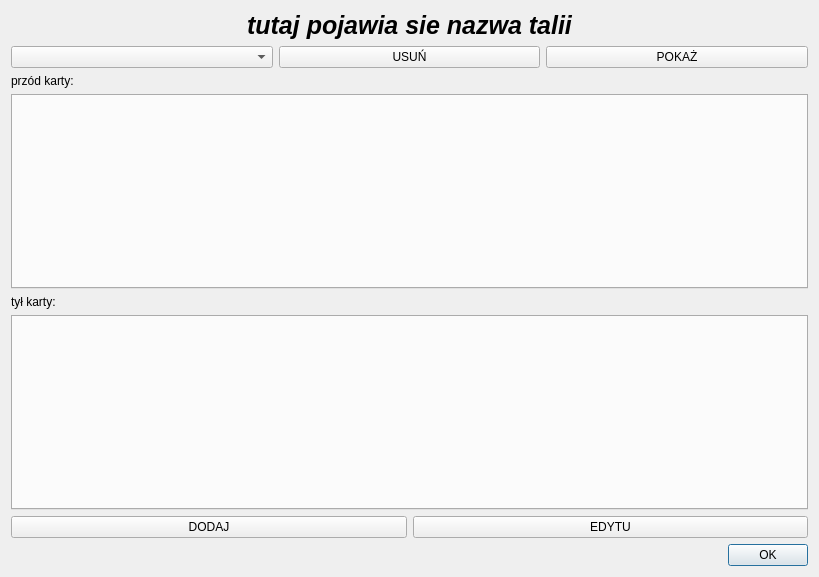
<?xml version="1.0" encoding="UTF-8"?>
<ui version="4.0">
 <class>EditWindow</class>
 <widget class="QDialog" name="EditWindow">
  <property name="geometry">
   <rect>
    <x>0</x>
    <y>0</y>
    <width>819</width>
    <height>577</height>
   </rect>
  </property>
  <property name="minimumSize">
   <size>
    <width>200</width>
    <height>200</height>
   </size>
  </property>
  <property name="windowTitle">
   <string>OKNO EDYCJI</string>
  </property>
  <property name="autoFillBackground">
   <bool>true</bool>
  </property>
  <layout class="QGridLayout" name="gridLayout">
   <item row="1" column="0">
    <layout class="QHBoxLayout" name="horizontalLayout">
     <item>
      <widget class="QComboBox" name="flashcards_view">
       <property name="autoFillBackground">
        <bool>true</bool>
       </property>
      </widget>
     </item>
     <item>
      <widget class="QPushButton" name="delete_flashcard_button">
       <property name="autoFillBackground">
        <bool>true</bool>
       </property>
       <property name="text">
        <string>USUŃ</string>
       </property>
      </widget>
     </item>
     <item>
      <widget class="QPushButton" name="show_button">
       <property name="text">
        <string>POKAŻ</string>
       </property>
      </widget>
     </item>
    </layout>
   </item>
   <item row="6" column="0">
    <layout class="QHBoxLayout" name="horizontalLayout_2">
     <item>
      <widget class="QPushButton" name="add_flashcard_button">
       <property name="text">
        <string>DODAJ</string>
       </property>
      </widget>
     </item>
     <item>
      <widget class="QPushButton" name="edit_flashcard_button">
       <property name="text">
        <string>EDYTU</string>
       </property>
      </widget>
     </item>
    </layout>
   </item>
   <item row="2" column="0">
    <widget class="QLabel" name="label">
     <property name="autoFillBackground">
      <bool>true</bool>
     </property>
     <property name="text">
      <string>przód karty:</string>
     </property>
    </widget>
   </item>
   <item row="4" column="0">
    <widget class="QLabel" name="label_2">
     <property name="text">
      <string>tył karty:</string>
     </property>
    </widget>
   </item>
   <item row="0" column="0">
    <widget class="QLabel" name="show_deck_name_label">
     <property name="font">
      <font>
       <pointsize>19</pointsize>
       <italic>true</italic>
       <bold>true</bold>
       <underline>false</underline>
       <kerning>true</kerning>
      </font>
     </property>
     <property name="autoFillBackground">
      <bool>true</bool>
     </property>
     <property name="text">
      <string>tutaj pojawia sie nazwa talii</string>
     </property>
     <property name="alignment">
      <set>Qt::AlignCenter</set>
     </property>
    </widget>
   </item>
   <item row="12" column="0">
    <layout class="QVBoxLayout" name="verticalLayout_2">
     <item>
      <layout class="QHBoxLayout" name="horizontalLayout_3">
       <item>
        <widget class="QLabel" name="display_info_label">
         <property name="text">
          <string/>
         </property>
        </widget>
       </item>
       <item>
        <widget class="QDialogButtonBox" name="buttonBox">
         <property name="orientation">
          <enum>Qt::Horizontal</enum>
         </property>
         <property name="standardButtons">
          <set>QDialogButtonBox::Ok</set>
         </property>
        </widget>
       </item>
      </layout>
     </item>
    </layout>
   </item>
   <item row="5" column="0">
    <widget class="QTabWidget" name="back_flashcard_add_widget">
     <property name="minimumSize">
      <size>
       <width>0</width>
       <height>0</height>
      </size>
     </property>
     <property name="autoFillBackground">
      <bool>true</bool>
     </property>
     <property name="currentIndex">
      <number>-1</number>
     </property>
    </widget>
   </item>
   <item row="3" column="0">
    <widget class="QTabWidget" name="front_flashcard_add_widget">
     <property name="minimumSize">
      <size>
       <width>0</width>
       <height>0</height>
      </size>
     </property>
    </widget>
   </item>
  </layout>
 </widget>
 <resources/>
 <connections>
  <connection>
   <sender>buttonBox</sender>
   <signal>rejected()</signal>
   <receiver>EditWindow</receiver>
   <slot>reject()</slot>
   <hints>
    <hint type="sourcelabel">
     <x>316</x>
     <y>260</y>
    </hint>
    <hint type="destinationlabel">
     <x>286</x>
     <y>274</y>
    </hint>
   </hints>
  </connection>
  <connection>
   <sender>buttonBox</sender>
   <signal>accepted()</signal>
   <receiver>EditWindow</receiver>
   <slot>accept()</slot>
   <hints>
    <hint type="sourcelabel">
     <x>248</x>
     <y>254</y>
    </hint>
    <hint type="destinationlabel">
     <x>157</x>
     <y>274</y>
    </hint>
   </hints>
  </connection>
 </connections>
</ui>
